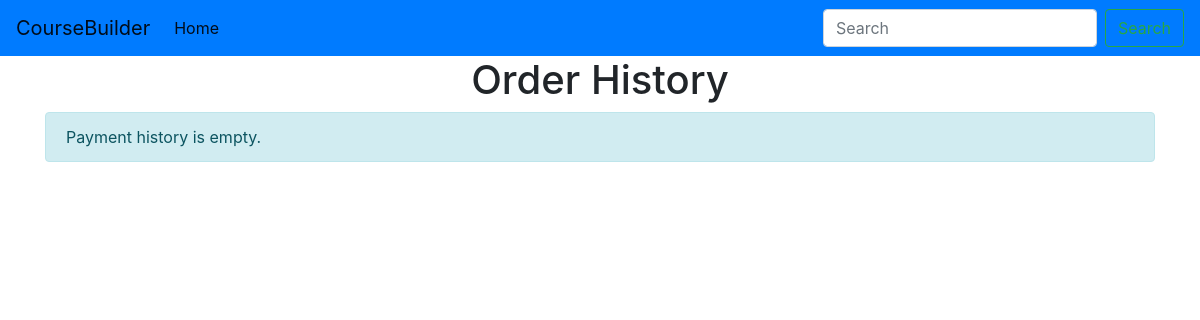
Before: /history/ with the older database file.
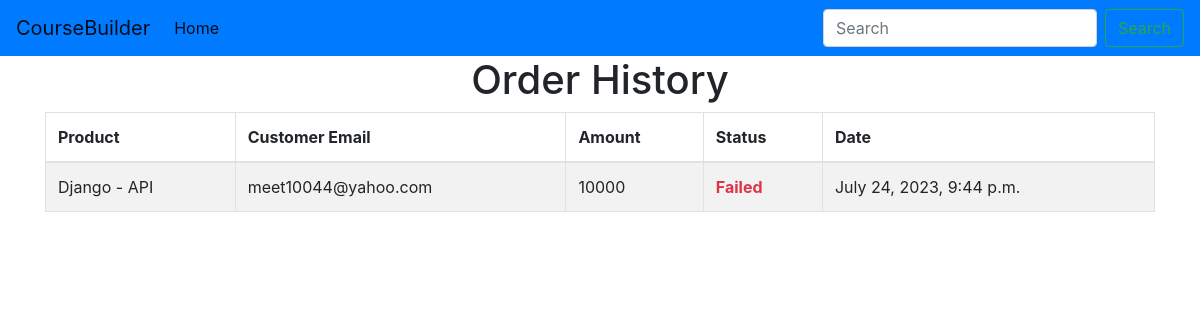
After: the same page with the newer database file.
### payments/models.py (models this page shows)
class OrderDetail(models.Model):
    id = models.BigAutoField(
        primary_key=True
    )
    customer_email = models.EmailField(
        verbose_name='Customer Email'
    )
    product = models.ForeignKey(
        to=Product,
        verbose_name='Product',
        on_delete=models.PROTECT
    )
    amount = models.IntegerField(
        verbose_name='Amount'
    )
    stripe_payment_intent = models.CharField(
        max_length=200, null=True, blank=True
    )
    has_paid = models.BooleanField(
        default=False,
        verbose_name='Payment Status'
    )
    created_on = models.DateTimeField(
        auto_now_add=True
    )
    updated_on = models.DateTimeField(
        auto_now_add=True
    )

class Product(models.Model):
    id = models.BigAutoField(
        primary_key=True
    )
    name = models.CharField(
        max_length=70,
        verbose_name='Product Name'
    )
    description = models.TextField(
        max_length=800,
        verbose_name='Description'
    )
    price = models.FloatField(
        verbose_name='Price',
        validators=[
            validators.MinValueValidator(50),
            validators.MaxValueValidator(100000)
        ]
    )

### payments/views.py (the view)
# urls.py: path('history/', OrderHistoryListView.as_view(), name='history'),
class OrderHistoryListView(ListView):
    model = OrderDetail
    template_name = "payments/order_history.html"

### payments/templates/payments/order_history.html
{% extends 'payments/base.html' %}
{% block content %}
    <h1 class="text-center">Order History</h1>
    <div class="container">
        {% if object_list %}
            <table class="table table-striped table-bordered table-hover">
                <thead>
                <tr>
                    <th>Product</th>
                    <th>Customer Email</th>
                    <th>Amount</th>
                    <th>Status</th>
                    <th>Date</th>
                </tr>
                </thead>
                <tbody>
                {% for i in object_list %}
                    <tr>
                        <td>{{ i.product.name }}</td>
                        <td>{{ i.customer_email }}</td>
                        <td>{{ i.amount }}</td>
                        <td>
                            {% if i.has_paid %}
                                <b class="text-success">Success</b>
                            {% else %}
                                <b class="text-danger">Failed</b>
                            {% endif %}
                        </td>
                        <td>{{ i.created_on }}</td>
                    </tr>
                {% endfor %}
                </tbody>
            </table>
        {% else %}
            <div class="alert alert-info">
                Payment history is empty.
            </div>
        {% endif %}
    </div>
{% endblock content %}

Changed rows visible on the page:
added OrderDetail: product.name "Django - API", customer_email "meet10044@yahoo.com", amount "10000", has_paid "Failed", created_on "July 24, 2023, 9:44 p.m."
Other visible differences:
text no longer shown: "Payment history is empty."
text now shown: "Product Customer Email Amount Status Date"
